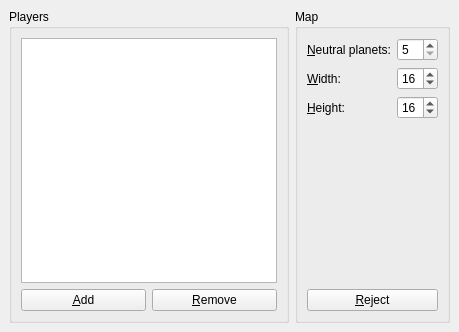
<ui version="4.0" >
 <class>newGameDialog</class>
 <widget class="QWidget" name="newGameDialog" >
  <property name="geometry" >
   <rect>
    <x>0</x>
    <y>0</y>
    <width>442</width>
    <height>332</height>
   </rect>
  </property>
  <property name="windowTitle" >
   <string>Dialog</string>
  </property>
  <layout class="QVBoxLayout" >
   <property name="margin" >
    <number>9</number>
   </property>
   <property name="spacing" >
    <number>6</number>
   </property>
   <item>
    <layout class="QHBoxLayout" >
     <property name="margin" >
      <number>0</number>
     </property>
     <property name="spacing" >
      <number>6</number>
     </property>
     <item>
      <widget class="QGroupBox" name="groupBox_2" >
       <property name="sizePolicy" >
        <sizepolicy>
         <hsizetype>3</hsizetype>
         <vsizetype>5</vsizetype>
         <horstretch>0</horstretch>
         <verstretch>0</verstretch>
        </sizepolicy>
       </property>
       <property name="title" >
        <string>Players</string>
       </property>
       <layout class="QVBoxLayout" >
        <property name="margin" >
         <number>9</number>
        </property>
        <property name="spacing" >
         <number>6</number>
        </property>
        <item>
         <widget class="QTreeView" name="playerList" >
          <property name="rootIsDecorated" >
           <bool>false</bool>
          </property>
          <property name="uniformRowHeights" >
           <bool>true</bool>
          </property>
          <property name="itemsExpandable" >
           <bool>false</bool>
          </property>
         </widget>
        </item>
        <item>
         <layout class="QHBoxLayout" >
          <property name="margin" >
           <number>0</number>
          </property>
          <property name="spacing" >
           <number>6</number>
          </property>
          <item>
           <widget class="QPushButton" name="addPlayerButton" >
            <property name="text" >
             <string>&amp;Add</string>
            </property>
           </widget>
          </item>
          <item>
           <widget class="QPushButton" name="removePlayerButton" >
            <property name="text" >
             <string>&amp;Remove</string>
            </property>
           </widget>
          </item>
         </layout>
        </item>
       </layout>
      </widget>
     </item>
     <item>
      <widget class="QGroupBox" name="groupBox" >
       <property name="sizePolicy" >
        <sizepolicy>
         <hsizetype>7</hsizetype>
         <vsizetype>5</vsizetype>
         <horstretch>0</horstretch>
         <verstretch>0</verstretch>
        </sizepolicy>
       </property>
       <property name="title" >
        <string>Map</string>
       </property>
       <layout class="QGridLayout" >
        <property name="margin" >
         <number>9</number>
        </property>
        <property name="spacing" >
         <number>6</number>
        </property>
        <item row="1" column="1" >
         <widget class="QSpinBox" name="widthSB" >
          <property name="maximum" >
           <number>30</number>
          </property>
          <property name="minimum" >
           <number>10</number>
          </property>
          <property name="value" >
           <number>16</number>
          </property>
         </widget>
        </item>
        <item row="2" column="1" >
         <widget class="QSpinBox" name="heightSB" >
          <property name="maximum" >
           <number>30</number>
          </property>
          <property name="minimum" >
           <number>10</number>
          </property>
          <property name="value" >
           <number>16</number>
          </property>
         </widget>
        </item>
        <item row="0" column="1" >
         <widget class="QSpinBox" name="neutralPlanetsSB" >
          <property name="maximum" >
           <number>45</number>
          </property>
          <property name="minimum" >
           <number>5</number>
          </property>
          <property name="value" >
           <number>5</number>
          </property>
         </widget>
        </item>
        <item row="4" column="0" colspan="2" >
         <widget class="QPushButton" name="rejectMap" >
          <property name="text" >
           <string>&amp;Reject</string>
          </property>
         </widget>
        </item>
        <item row="0" column="0" >
         <widget class="QLabel" name="label_2" >
          <property name="text" >
           <string>&amp;Neutral planets:</string>
          </property>
          <property name="buddy" >
           <cstring>neutralPlanetsSB</cstring>
          </property>
         </widget>
        </item>
        <item row="3" column="0" colspan="2" >
         <widget class="MiniMapView" native="1" name="map" >
          <property name="sizePolicy" >
           <sizepolicy>
            <hsizetype>7</hsizetype>
            <vsizetype>7</vsizetype>
            <horstretch>0</horstretch>
            <verstretch>0</verstretch>
           </sizepolicy>
          </property>
         </widget>
        </item>
        <item row="1" column="0" >
         <widget class="QLabel" name="label_3" >
          <property name="text" >
           <string>&amp;Width:</string>
          </property>
          <property name="buddy" >
           <cstring>widthSB</cstring>
          </property>
         </widget>
        </item>
        <item row="2" column="0" >
         <widget class="QLabel" name="label_4" >
          <property name="text" >
           <string>&amp;Height:</string>
          </property>
          <property name="buddy" >
           <cstring>heightSB</cstring>
          </property>
         </widget>
        </item>
       </layout>
      </widget>
     </item>
    </layout>
   </item>
  </layout>
 </widget>
 <customwidgets>
  <customwidget>
   <class>MiniMapView</class>
   <extends>QWidget</extends>
   <header>minimapview.h</header>
   <container>1</container>
  </customwidget>
 </customwidgets>
 <resources/>
 <connections/>
</ui>
